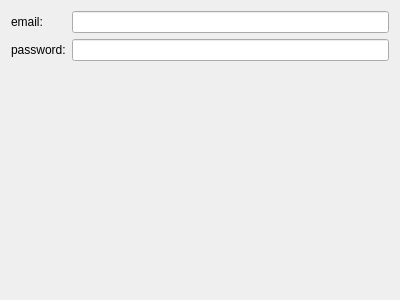
<?xml version="1.0" encoding="UTF-8"?>
<ui version="4.0">
 <class>GoogleLoginForm</class>
 <widget class="QWidget" name="GoogleLoginForm">
  <property name="geometry">
   <rect>
    <x>0</x>
    <y>0</y>
    <width>400</width>
    <height>300</height>
   </rect>
  </property>
  <property name="windowTitle">
   <string>Form</string>
  </property>
  <layout class="QVBoxLayout" name="verticalLayout">
   <item>
    <layout class="QFormLayout" name="formLayout">
     <property name="fieldGrowthPolicy">
      <enum>QFormLayout::AllNonFixedFieldsGrow</enum>
     </property>
     <item row="1" column="0">
      <widget class="QLabel" name="passwordLabel">
       <property name="text">
        <string>password:</string>
       </property>
      </widget>
     </item>
     <item row="1" column="1">
      <widget class="QLineEdit" name="passwordLineEdit"/>
     </item>
     <item row="0" column="0">
      <widget class="QLabel" name="emailLabel">
       <property name="text">
        <string>email:</string>
       </property>
      </widget>
     </item>
     <item row="0" column="1">
      <widget class="QLineEdit" name="emailLineEdit"/>
     </item>
    </layout>
   </item>
  </layout>
 </widget>
 <resources/>
 <connections/>
</ui>
